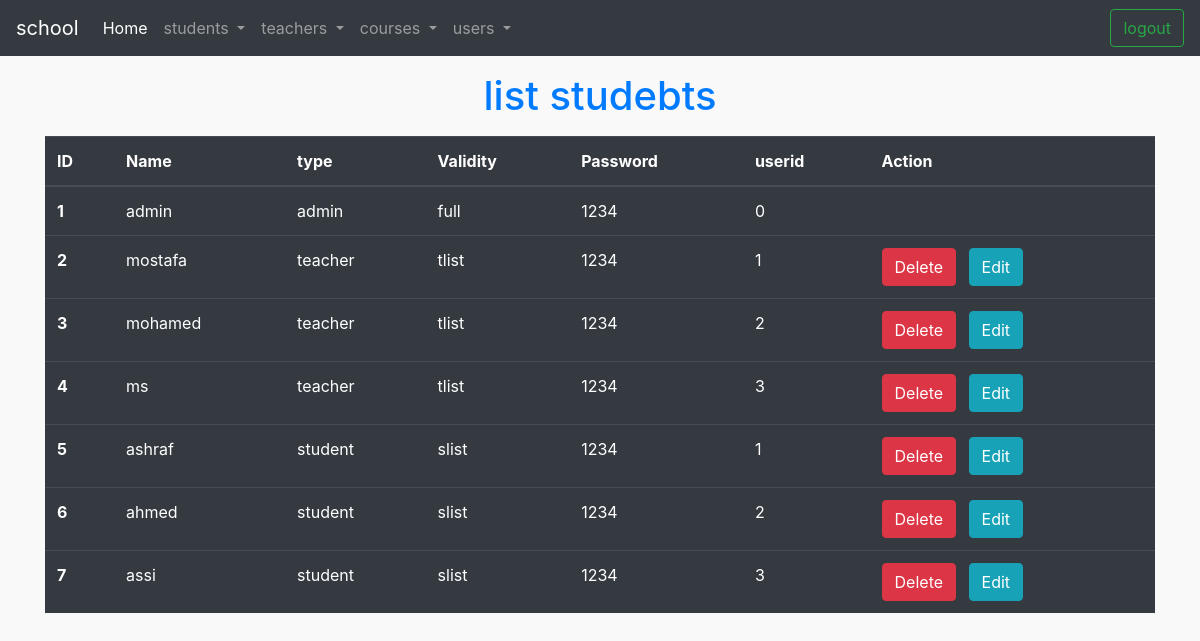
The app's page /user/list.php (signed in) with its own data.
### tables this page shows
CREATE TABLE `user` (
  `userid` int(11) NOT NULL,
  `name` varchar(255) NOT NULL,
  `type` varchar(50) NOT NULL,
  `Validity` varchar(50) NOT NULL,
  `password` varchar(255) NOT NULL,
  `id` int(11) NOT NULL
);

### user/list.php (the view, shortened to what this page needs)
<?php
include "../forAll/nav.php";
include "../forAll/condigDataBase.php";
    $showData="SELECT * FROM `user`";
    $s = mysqli_query($conn,$showData);
?>
<?php if(isset($_SESSION['Validity'])): ?>
<?php if($_SESSION['Validity']=="full"): ?>
    <h1 class="text-center text-primary my-3">list studebts</h1>
<div class="container">
    <table class="table table-dark">
        <thead>
            <tr>
                <th scope="col">ID</th>
                <th scope="col">Name</th>
                <th scope="col">type</th>
                <th scope="col">Validity</th>
                <th scope="col">Password</th>
                <th scope="col">userid</th>
                <th scope="col">Action</th>
            </tr>
        </thead>
        <tbody>
            <?php foreach ($s as $data){ ?>
            <tr>
                <th scope="row"><?php echo $data['userid'] ?></th>
                <td><?php echo $data['name'] ?></td>
                <td><?php echo $data['type'] ?></td>
                <td><?php echo $data['Validity'] ?></td>
                <td><?php echo $data['password'] ?></td>
                <td><?php echo $data['id'] ?></td>
                <?php if($data['type']!="admin"): ?>
                    <?php if(!isset($_GET['Edit'])): ?>
                <td><a onclick="return confirm('are you want to delete thise record the user will delete in all database')"
                        href="/amit/user/list.php?delete='<?php echo $data['userid'] ?>'&type='<?php echo $data['type'] ?>'&id='<?php echo $data['id'] ?>'"
                        class="mr-2 btn btn-danger">Delete</a>
                        <a
                        href="/amit/user/list.php?Edit='<?php echo $data['userid'] ?>'"
                        class="btn btn-info">Edit</a></td>
                <?php endif; ?>
                <?php endif; ?>
            </tr>
            <?php } ?>
        </tbody>
    </table>
</div>
    <?php else: ?>
    <h1 class="text-center text-primary my-3">not authorized</h1>
<?php endif; ?>
<?php endif; ?>
<?php
include "../forAll/footer.php";
?>

### css/main.css (style rules this page uses)
body { background-color: #f9f9fa }

### records on screen
user: userid "1", name "admin", type "admin", Validity "full", password "1234", id "0"
user: userid "2", name "mostafa", type "teacher", Validity "tlist", password "1234", id "1"
user: userid "3", name "mohamed", type "teacher", Validity "tlist", password "1234", id "2"
user: userid "4", name "ms", type "teacher", Validity "tlist", password "1234", id "3"
user: userid "5", name "ashraf", type "student", Validity "slist", password "1234", id "1"
user: userid "6", name "ahmed", type "student", Validity "slist", password "1234", id "2"
user: userid "7", name "assi", type "student", Validity "slist", password "1234", id "3"
